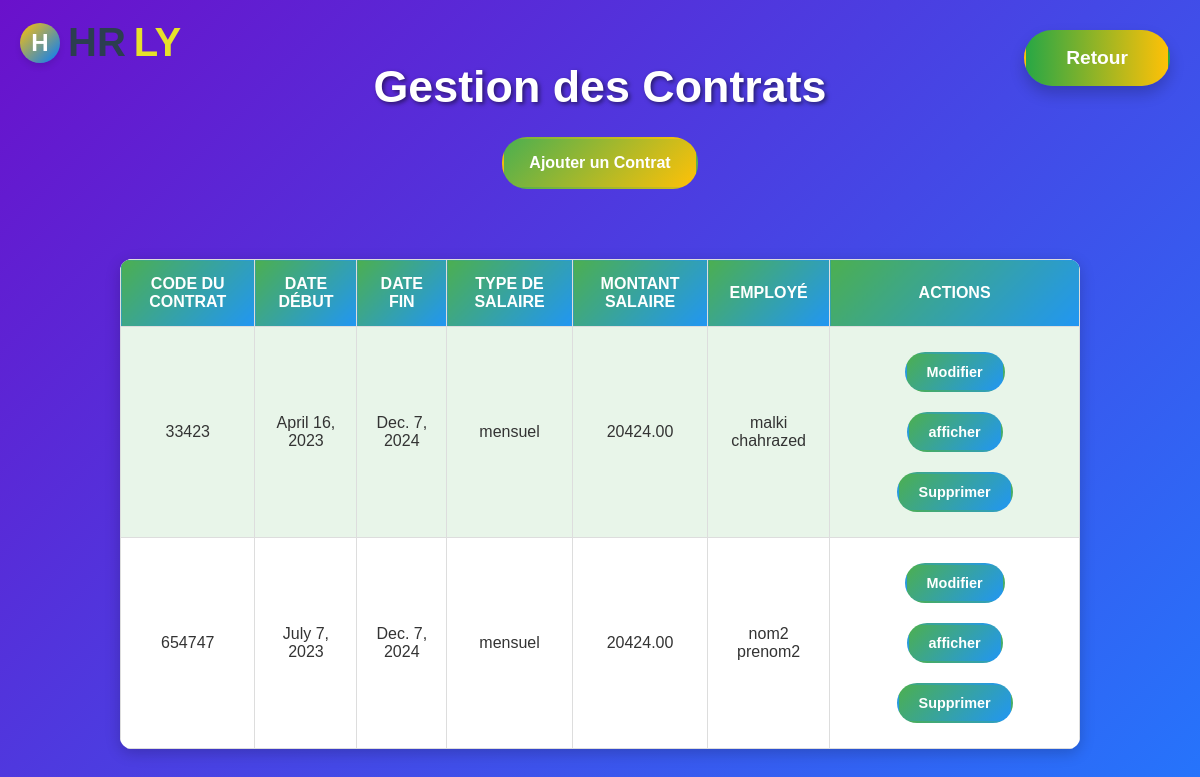
The app's page /main/agentrh/gestion_contrat/, older data.
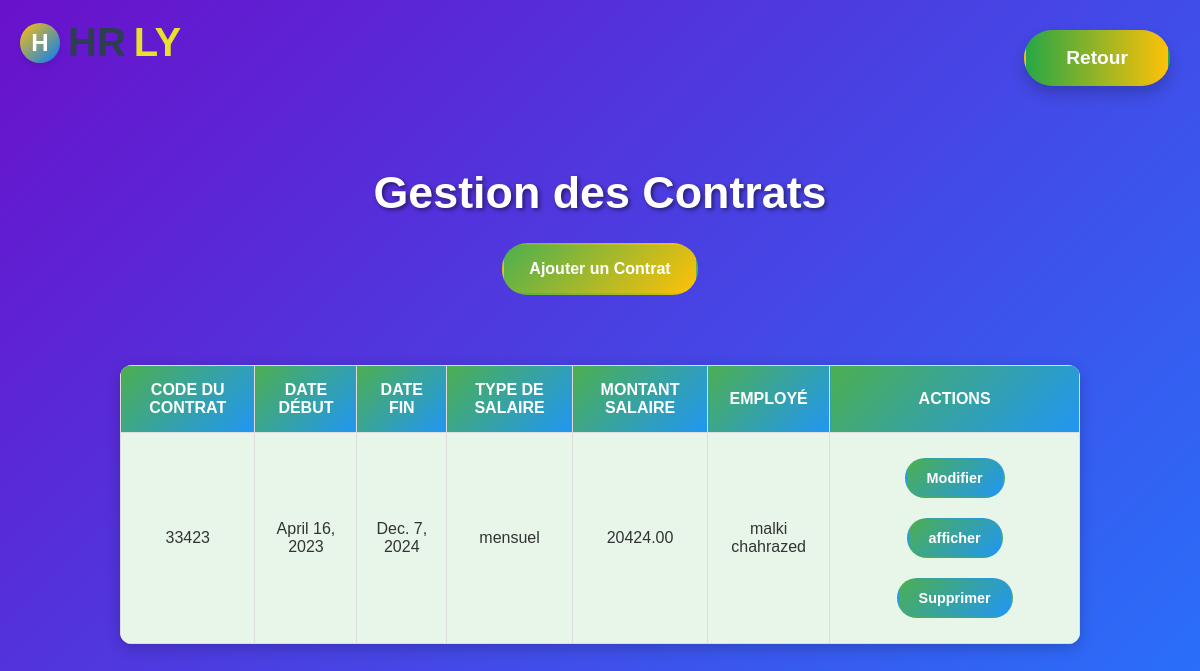
The same page, newer data.
### projectapp/models.py (models this page shows, shortened)
class Contract(models.Model):
    TYPE_CHOICES_CONTRATS=[
        ('CDI','Contrats à durée indéterminée'),
        ('CDD','contrats à durée déterminée'),
        ('STAGE','stage'),
    ]
    code_contrat = models.CharField(max_length=100)
    date_debut_contrat=models.DateField()
    date_fin_contrat=models.DateField()
    type_contrat=models.CharField(max_length=20,choices=TYPE_CHOICES_CONTRATS)
    id_employe=models.ForeignKey(Employe,on_delete=models.CASCADE)
    type_salaire = models.CharField(
        max_length=10,
        choices=[('mensuel', 'Mensuel'), ('quotidien', 'Quotidien')],
        default='mensuel'
    )
    montant_salaire = models.DecimalField(max_digits=10, decimal_places=2)

class Employe(models.Model):
    CHOICE_SEXE =[('female','female'),('male','male')]
    code = models.CharField(max_length=10, unique=True)
    nom = models.CharField(max_length=100)
    prenom = models.CharField(max_length=100)
    date_naissance = models.DateField()
    date_embauche = models.DateField()
    adresse = models.TextField()
    id_service =  models.ForeignKey(Service,on_delete=models.CASCADE)
    historique_professionnel = models.TextField(blank=True, null=True)
    competences = models.TextField(blank=True, null=True)
    formations = models.TextField(blank=True, null=True)
    solde_conge = models.PositiveIntegerField(default=0)
    droits_conge = models.PositiveIntegerField(default=0)
    nb_absence = models.PositiveIntegerField(default=0)  # Compteur d'absences
    nb_massrouf=models.PositiveIntegerField(default=0)
    sexe=models.CharField(max_length=10,choices=CHOICE_SEXE)
    def __str__(self):
        return f"{self.nom} {self.prenom}"

### projectapp/views.py (the view)
# urls.py: path('agentrh/gestion_contrat/',views.gestion_contrat,name='gestion_contrat'),
def gestion_contrat(request):
    query = request.GET.get('q', '')
    if query:
        contracts = Contract.objects.filter(
            Q(code_contrat__icontains=query)
        )
    else:
        contracts = Contract.objects.all()
    context = {
        'contracts': contracts,
        'query': query,  }
    return render(request, 'rh/contrats/gestion_contrat.html', context)

### projectapp/templates/rh/contrats/gestion_contrat.html (shortened to what this page needs)
<!DOCTYPE html>
<html lang="fr">
<head>
</head>
<body>
    <div class="logo">
        <div class="logo-icon">H</div>
        <span>HR</span><span>ly</span>
    </div>
    <h1>Gestion des Contrats</h1>
    <div class="buttons-container">
        <a href="{% url 'contract_create' %}">Ajouter un Contrat</a>
        <a href="{% url 'main_rh' %}" class="btn-retour">Retour</a>
    </div>
    <table>
        <tr>
            <th>Code du Contrat</th>
            <th>Date Début</th>
            <th>Date Fin</th>
            <th>Type de Salaire</th>
            <th>Montant Salaire</th>
            <th>Employé</th>
            <th>Actions</th>
        </tr>
        {% for contract in contracts %}
        <tr>
            <td>{{ contract.code_contrat }}</td>
            <td>{{ contract.date_debut_contrat }}</td>
            <td>{{ contract.date_fin_contrat }}</td>
            <td>{{ contract.type_salaire }}</td>
            <td>{{ contract.montant_salaire }}</td>
            <td>{{ contract.id_employe }}</td>
            <td>
                <a href="{% url 'contract_update' contract.pk %}">Modifier</a>
                <a href="{% url 'afficher_contrat' contract.pk %}">afficher</a>
                <a href="{% url 'contract_delete' contract.pk %}" class="delete" onclick="return confirmDelete()">Supprimer</a>
            </td>
        </tr>
        {% endfor %}
    </table>
</body>
</html>

Row changes from the older to the newer data that the page shows:
removed Contract: code_contrat "654747", date_debut_contrat "July 7, 2023", date_fin_contrat "Dec. 7, 2024", type_salaire "mensuel", montant_salaire "20424.00", id_employe "nom2 prenom2"
